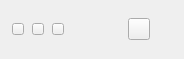
<?xml version="1.0" encoding="UTF-8"?>
<ui version="4.0">
 <class>OriginTitlebarOSX</class>
 <widget class="QWidget" name="OriginTitlebarOSX">
  <property name="geometry">
   <rect>
    <x>0</x>
    <y>0</y>
    <width>184</width>
    <height>59</height>
   </rect>
  </property>
  <layout class="QHBoxLayout" name="titlebarLayout">
   <item>
    <widget class="QWidget" name="buttonContainer" native="true">
     <property name="sizePolicy">
      <sizepolicy hsizetype="Fixed" vsizetype="Preferred">
       <horstretch>0</horstretch>
       <verstretch>0</verstretch>
      </sizepolicy>
     </property>
     <layout class="QHBoxLayout" name="buttonLayout">
      <property name="spacing">
       <number>8</number>
      </property>
      <property name="leftMargin">
       <number>12</number>
      </property>
      <property name="topMargin">
       <number>0</number>
      </property>
      <property name="rightMargin">
       <number>0</number>
      </property>
      <property name="bottomMargin">
       <number>0</number>
      </property>
      <item>
       <widget class="QPushButton" name="btnClose">
        <property name="sizePolicy">
         <sizepolicy hsizetype="Fixed" vsizetype="Fixed">
          <horstretch>0</horstretch>
          <verstretch>0</verstretch>
         </sizepolicy>
        </property>
        <property name="minimumSize">
         <size>
          <width>12</width>
          <height>12</height>
         </size>
        </property>
        <property name="maximumSize">
         <size>
          <width>12</width>
          <height>12</height>
         </size>
        </property>
        <property name="focusPolicy">
         <enum>Qt::NoFocus</enum>
        </property>
       </widget>
      </item>
      <item>
       <widget class="QPushButton" name="btnMinimize">
        <property name="sizePolicy">
         <sizepolicy hsizetype="Fixed" vsizetype="Fixed">
          <horstretch>0</horstretch>
          <verstretch>0</verstretch>
         </sizepolicy>
        </property>
        <property name="minimumSize">
         <size>
          <width>12</width>
          <height>12</height>
         </size>
        </property>
        <property name="maximumSize">
         <size>
          <width>12</width>
          <height>12</height>
         </size>
        </property>
        <property name="focusPolicy">
         <enum>Qt::NoFocus</enum>
        </property>
       </widget>
      </item>
      <item>
       <widget class="QPushButton" name="btnZoom">
        <property name="sizePolicy">
         <sizepolicy hsizetype="Fixed" vsizetype="Fixed">
          <horstretch>0</horstretch>
          <verstretch>0</verstretch>
         </sizepolicy>
        </property>
        <property name="minimumSize">
         <size>
          <width>12</width>
          <height>12</height>
         </size>
        </property>
        <property name="maximumSize">
         <size>
          <width>12</width>
          <height>12</height>
         </size>
        </property>
        <property name="focusPolicy">
         <enum>Qt::NoFocus</enum>
        </property>
       </widget>
      </item>
     </layout>
    </widget>
   </item>
   <item>
    <widget class="QLabel" name="lblWindowTitle">
     <property name="textFormat">
      <enum>Qt::PlainText</enum>
     </property>
     <property name="alignment">
      <set>Qt::AlignCenter</set>
     </property>
    </widget>
   </item>
   <item>
    <spacer name="horizontalSpacer">
     <property name="orientation">
      <enum>Qt::Horizontal</enum>
     </property>
     <property name="sizeType">
      <enum>QSizePolicy::Fixed</enum>
     </property>
     <property name="sizeHint" stdset="0">
      <size>
       <width>0</width>
       <height>1</height>
      </size>
     </property>
    </spacer>
   </item>
   <item>
    <widget class="QLabel" name="lblDebugMode">
     <property name="sizePolicy">
      <sizepolicy hsizetype="Fixed" vsizetype="Preferred">
       <horstretch>0</horstretch>
       <verstretch>0</verstretch>
      </sizepolicy>
     </property>
     <property name="text">
      <string/>
     </property>
     <property name="alignment">
      <set>Qt::AlignRight|Qt::AlignTrailing|Qt::AlignVCenter</set>
     </property>
    </widget>
   </item>
   <item>
    <widget class="QWidget" name="fullscreenContainer" native="true">
     <layout class="QVBoxLayout" name="verticalLayout">
      <item>
       <widget class="QPushButton" name="btnFullscreen">
        <property name="sizePolicy">
         <sizepolicy hsizetype="Fixed" vsizetype="Fixed">
          <horstretch>0</horstretch>
          <verstretch>0</verstretch>
         </sizepolicy>
        </property>
        <property name="minimumSize">
         <size>
          <width>22</width>
          <height>22</height>
         </size>
        </property>
        <property name="maximumSize">
         <size>
          <width>22</width>
          <height>22</height>
         </size>
        </property>
        <property name="focusPolicy">
         <enum>Qt::NoFocus</enum>
        </property>
       </widget>
      </item>
     </layout>
    </widget>
   </item>
  </layout>
 </widget>
 <layoutdefault spacing="0" margin="0"/>
 <resources>
  <include location="Resources/origincommoncontrols.qrc"/>
 </resources>
 <connections/>
</ui>
